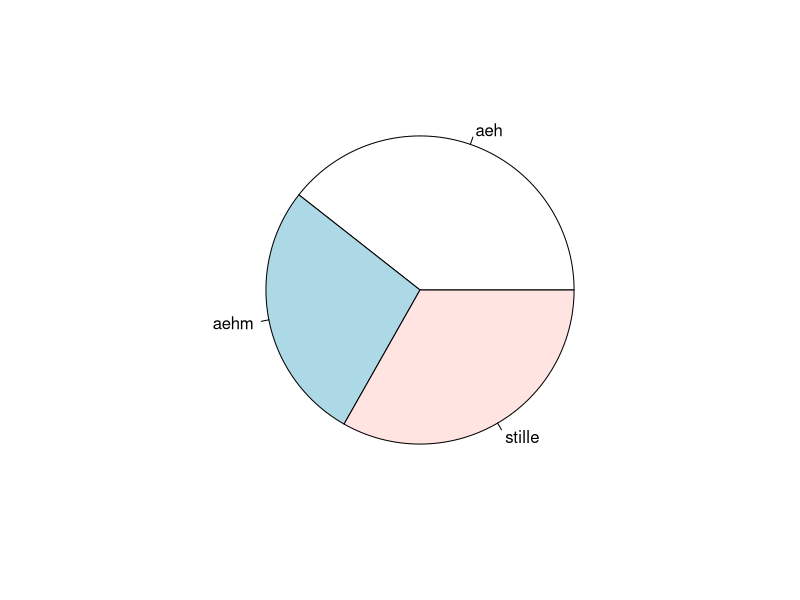
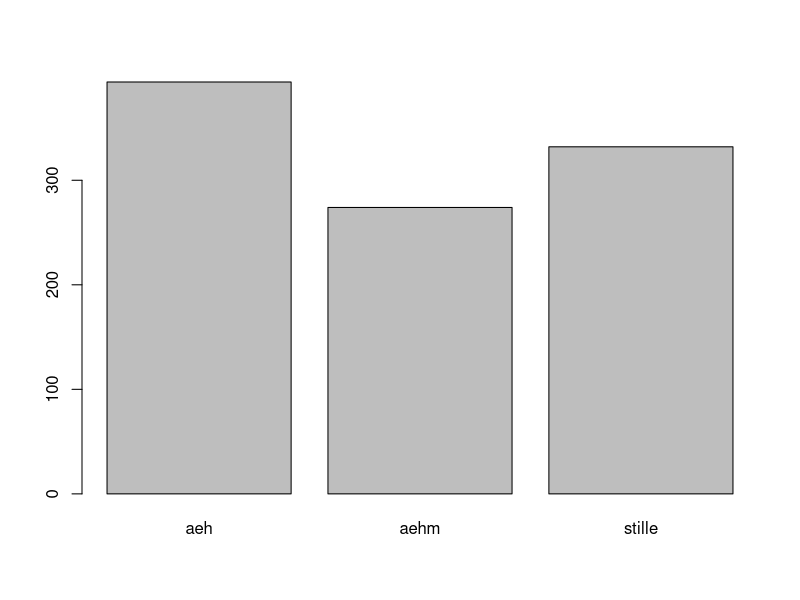
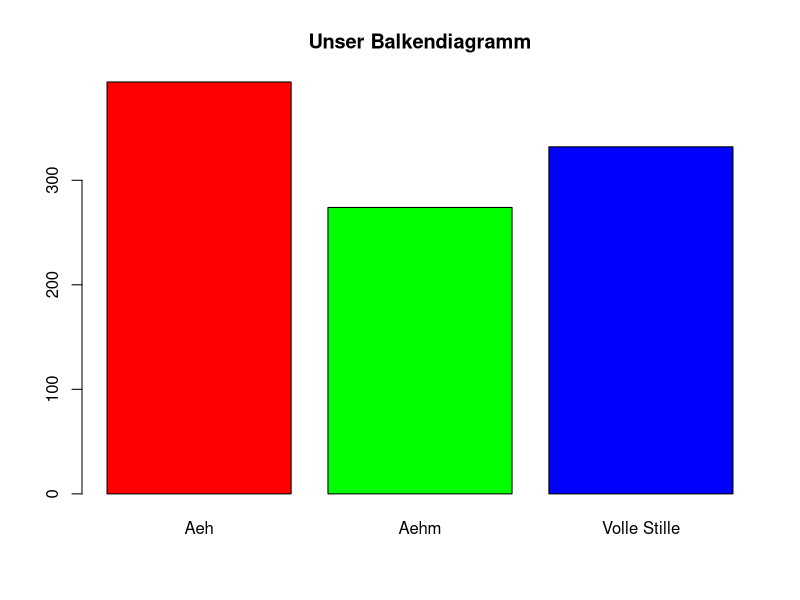
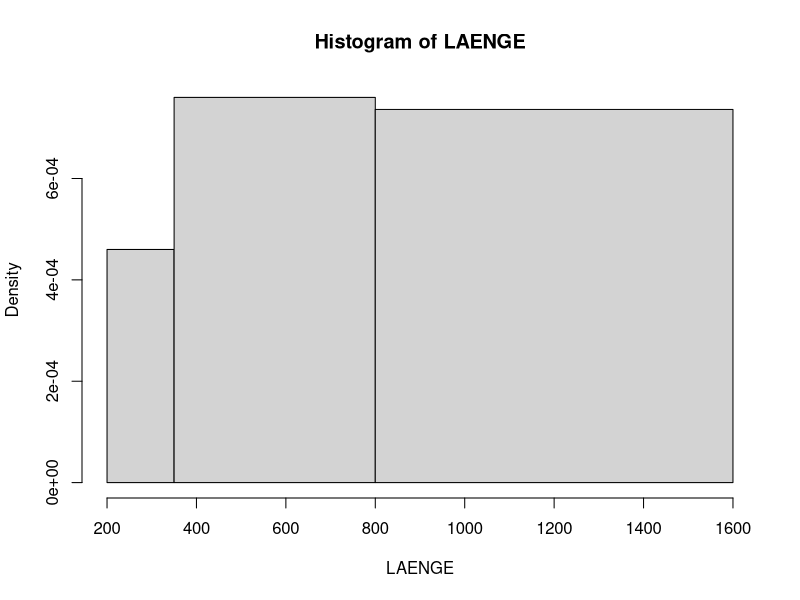

The R source for these figures, in order: (Note: this script raises an error after producing the figures.)
## ---- chunk 1
df <- read.table('../data/03-1_aeh(m).txt', header = T)

str(df)

head(df)
tail(df, n = 3)
## ---- chunk 2
head(df$FILLER)

attach(df)
str(FILLER)

table(FILLER)

table(FILLER) / length(FILLER)

prop.table(table(FILLER))

cumsum(table(FILLER))
## ---- chunk 3
pie(table(FILLER))
## ---- chunk 4
barplot(table(FILLER))
barplot(table(FILLER),
        main = 'Unser Balkendiagramm',
        # ylim
        # xlim
        col = c('red', 'green', 'blue'),
        names.arg = c('Aeh', 'Aehm', 'Volle Stille')
        )

## ---- chunk 5
hist(LAENGE, breaks = c(200,350, 800, 1600))
## ---- chunk 6
library(XML)

tokens <- vector('character')
types <- vector('character')

xmlEventParse(
  "../data/t_990505_47.xml", 
  handlers = list(
    't' = function(name, attr) {
      tokens <<- c(tokens, attr['word'])
      types <<- c(types, attr['lemma'])
      ## morphology
      }
    ),
  addContext = FALSE
  )

#raw.token.lengths <- nchar(tokens)
# names(tokens) <- NULL
tokens <- unname(tokens)
token.lengths <- nchar(tokens)

## ---- chunk 7
length(tokens)
## ---- chunk 8
tokens[nchar(tokens) == 22]
## ---- chunk 9
#raw.token.lengths
## ---- chunk 10
mode <- function(x) {
  ux <- unique(x)
  ux[which.max(tabulate(match(x, ux)))]
}

#token.lengths
t1 <- table(token.lengths)
t1 
mode(token.lengths)
## ---- chunk 11
summary(t1)
t1[1]
dimnames(t1)
dim(t1)
## ---- chunk 12
median(token.lengths)
length(token.lengths)
head(sort(token.lengths), length(token.lengths)/2)
t2 <- prop.table(table(token.lengths))
cumsum(t2)
## ---- chunk 13
mode(token.lengths)
median(token.lengths)
mean(token.lengths)

## ---- chunk 14
hist(token.lengths)
## ---- chunk 15
set.seed(12)
normal.sample <- rnorm(100)
mode(normal.sample)
median(normal.sample)
mean(normal.sample)
## ---- chunk 16
#quantile()
## ---- chunk 17

plot(cumsum(t2), type = 'S')
